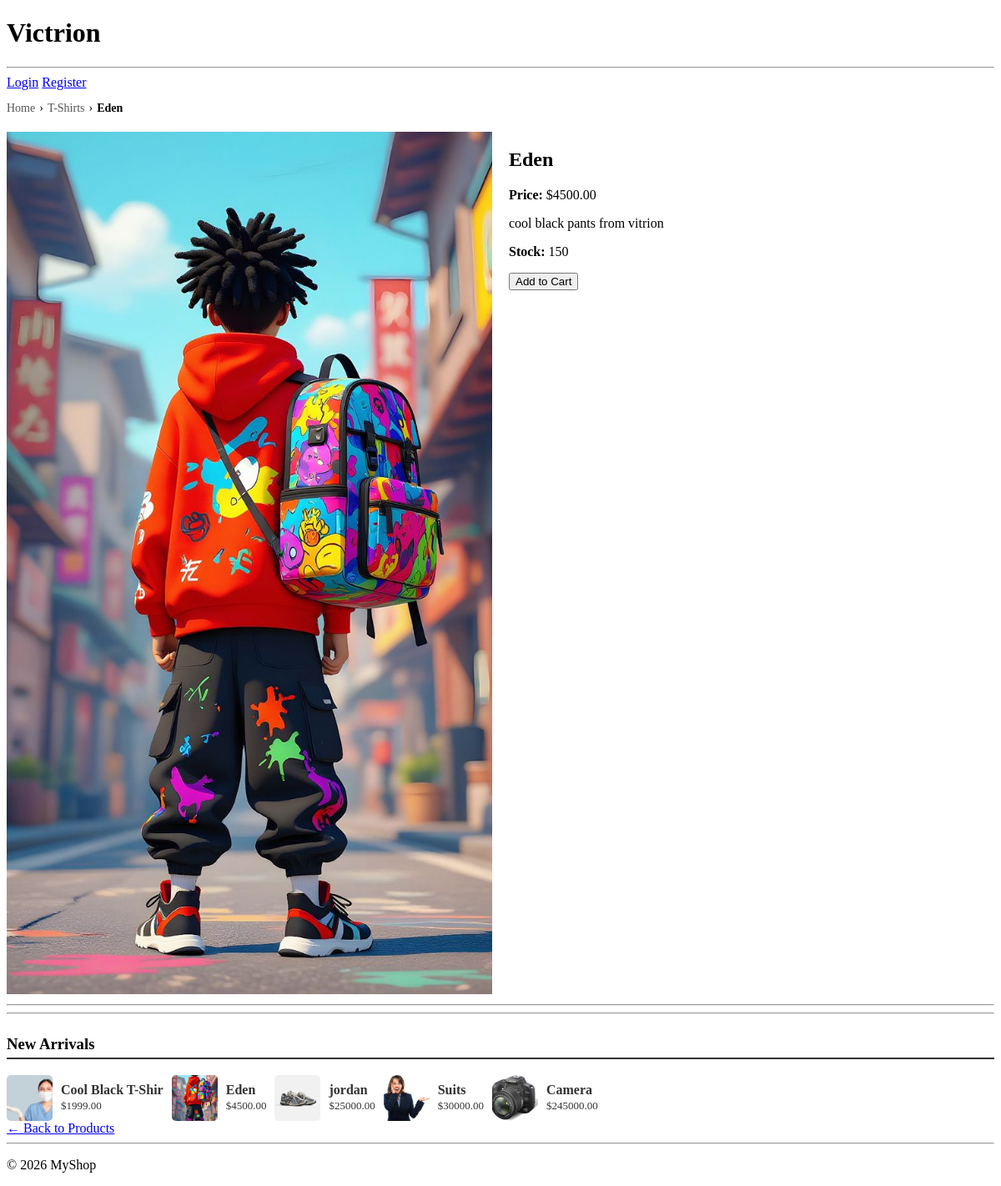
Before: /products/cool-black-pants/ with the older database file.
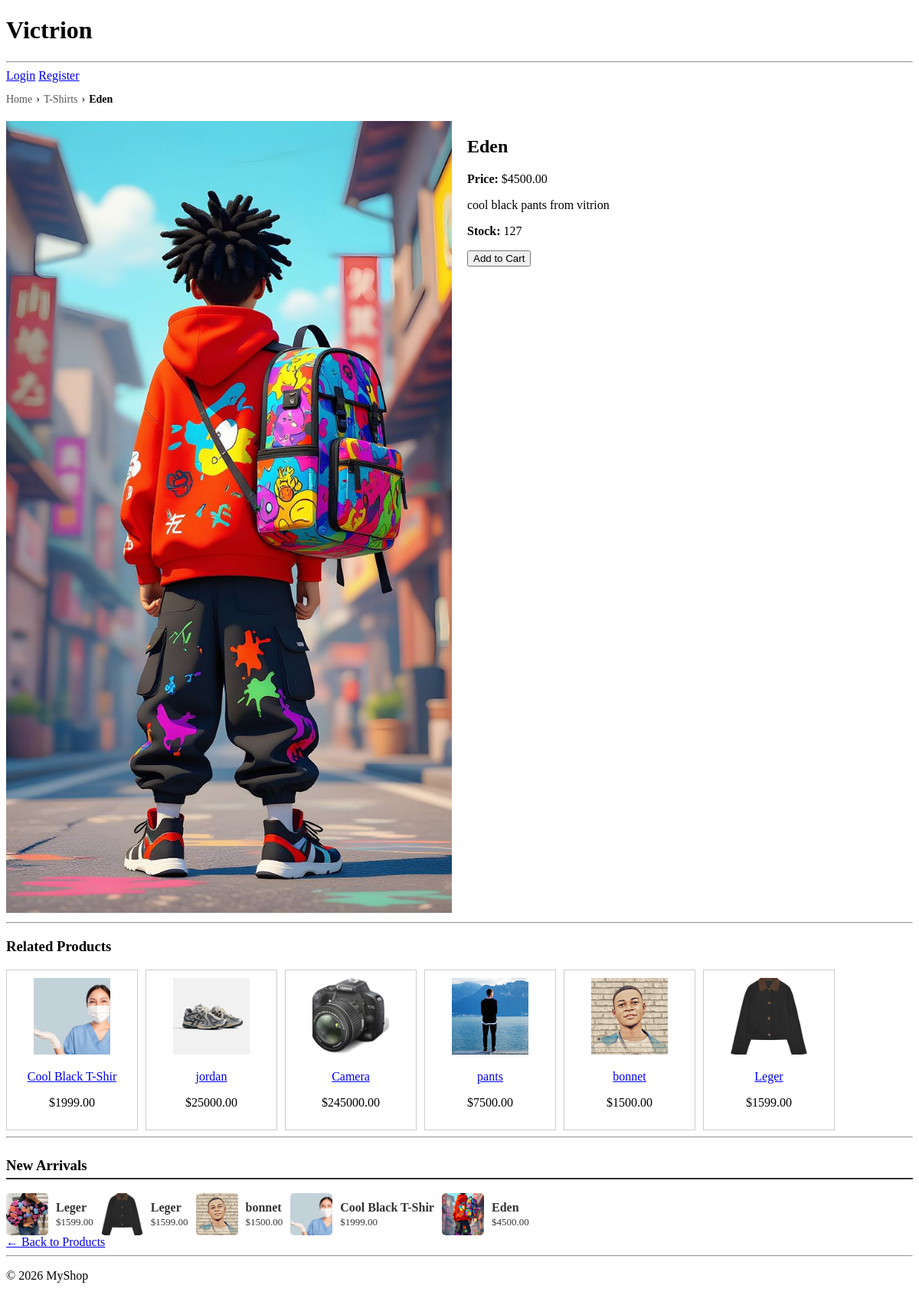
After: the same page with the newer database file.
### products/models.py (models this page shows, shortened)
class Product(models.Model):
    category = models.ForeignKey(
        Category,
        related_name='products',
        on_delete=models.CASCADE
    )
    name = models.CharField(max_length=200)
    slug = models.SlugField(unique=True)
    description = models.TextField()
    price = models.DecimalField(max_digits=10, decimal_places=2)
    stock = models.PositiveIntegerField()
    image = models.ImageField(upload_to='products/')
    created_at = models.DateTimeField(auto_now_add=True)
    related_products = models.ManyToManyField(
        'self',
        blank=True,
        symmetrical=False,
        related_name='featured_in'
    )

### products/views.py (the view)
# urls.py: path('products/<slug:slug>/', views.product_detail, name='product_detail'),
def product_detail(request, slug):
    product = get_object_or_404(Product, slug=slug)
    categories = Category.objects.annotate(product_count=Count('products'))
    latest_products = Product.objects.order_by('-created_at')[:5]
    featured_products = product.related_products.all()
    return render(request, 'product_detail.html', {
        'product': product,
        'sidebar_categories': categories,
        'active_category': product.category.slug,
        'latest_products': latest_products,
        'featured_products': featured_products,
    })

### products/context_processors.py (called while the page is built)
def categories_processor(request):
    return {
        'sidebar_categories': Category.objects.annotate(
            product_count=Count('products')
        )
    }

### templates/product_detail.html (shortened to what this page needs)
{% extends 'base.html' %}
{% block content %}
{% include 'partials/breadcrumbs.html' with category=product.category product=product %}
<div style="display:flex; gap:20px; flex-wrap: wrap;">
    <div style="flex:1; min-width:300px;">
        <img src="{{ product.image.url }}" alt="{{ product.name }}" style="width:100%;">
    </div>
    <div style="flex:1; min-width:300px;">
        <h2>{{ product.name }}</h2>
        <p><strong>Price:</strong> ${{ product.price }}</p>
        <p>{{ product.description }}</p>
        <p><strong>Stock:</strong> {{ product.stock }}</p>
        {% if product.stock > 0 %}
        <form action="{% url 'add_to_cart' product.id %}" method="post">
            <button type="submit">Add to Cart</button>
        </form>
        {% else %}
        <p style="color:red; font-weight:bold;">Out of Stock</p>
        {% endif %}
    </div>
</div>
<hr>
{% if featured_products %}
<h3>Related Products</h3>
<div style="display:flex; gap:10px; flex-wrap: wrap;">
    {% for fp in featured_products %}
    <div style="border:1px solid #ccc; padding:10px; width:150px; text-align:center;">
        <a href="{% url 'product_detail' fp.slug %}">
            <img src="{{ fp.image.url }}" alt="{{ fp.name }}" style="width:100px; height:100px; object-fit:cover;">
            <p>{{ fp.name }}</p>
        </a>
        <p>${{ fp.price }}</p>
    </div>
    {% endfor %}
</div>
{% endif %}
<hr>
        {% if latest_products %}
        <div style="margin-top:25px;">
            <h3 style="border-bottom:2px solid #333; padding-bottom:5px;">
                New Arrivals
            </h3>
            <div style="display:flex; flex-direction:row; gap:10px; margin-top:10px;">
                {% for lp in latest_products %}
                <a href="{% url 'product_detail' lp.slug %}"
                   style="display:flex; gap:10px; align-items:center; text-decoration:none; color:#333;">
                    <img src="{{ lp.image.url }}"
                         style="width:55px; height:55px; object-fit:cover; border-radius:5px;">
                    <div>
                        <strong style="display:block;">{{ lp.name }}</strong>
                        <span style="font-size:13px;">${{ lp.price }}</span>
                    </div>
                </a>
                {% endfor %}
            </div>
        </div>
        {% endif %}
<a href="{% url 'home' %}">← Back to Products</a>
{% endblock %}

### templates/partials/breadcrumbs.html
<nav aria-label="breadcrumb" style="margin-bottom:20px;">
    <ol style="list-style:none; padding:0; display:flex; gap:5px; font-size:14px;">
        <li>
            <a href="{% url 'home' %}" style="text-decoration:none; color:#555;">Home</a>
        </li>
        {% if category %}
            <li>›</li>
            <li>
                <a href="{% url 'category_products' category.slug %}" style="text-decoration:none; color:#555;">
                    {{ category.name }}
                </a>
            </li>
        {% endif %}
        {% if product %}
            <li>›</li>
            <li style="color:black; font-weight:bold;">
                {{ product.name }}
            </li>
        {% endif %}
    </ol>
</nav>

Changed rows visible on the page:
no longer on this page (row edited): Product: image (picture), name "Suits", price "30000.00", shown under "New Arrivals"
changed Product "Eden": stock "150" → "127"
now on one of the page's lists (row edited): Product: name "Cool Black T-Shir", price "1999.00"
changed Product "jordan": moves from the list under "New Arrivals" to the list under "Related Products"
changed Product "Camera": moves from the list under "New Arrivals" to the list under "Related Products"
now on this page (row edited): Product: image (picture), name "pants", price "7500.00", shown under "Related Products"
added Product: image (picture), name "bonnet", price "1500.00"
added Product: image (picture), name "Leger", price "1599.00"
added Product: image (picture), name "Leger", price "1599.00", shown under "New Arrivals"
Other visible differences:
text now shown: "Related Products"
